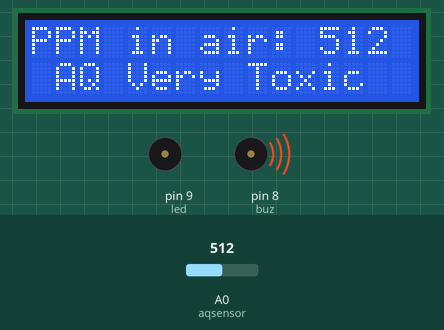
Simulated run of this sketch. Board: Arduino Uno, built with avr-gcc and run on an emulated ATmega328P. Parts: 16×2 character LCD, buzzer (waves = sounding, pin HIGH). Inputs (shaded band) come from the test bench; at power-on: A0 (aqsensor) = 512. What the sketch prints to the serial monitor is not drawn.

Above: at 0.92 s.
1.3 s: A0 (aqsensor) set to 340
At 2.7 s:
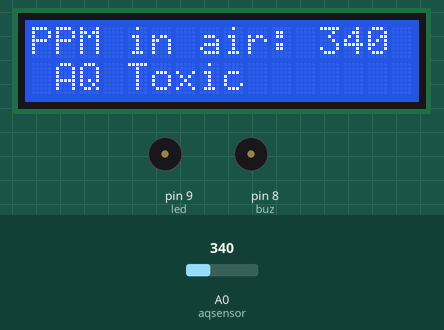
3.0 s: A0 (aqsensor) set to 290
At 4.3 s:
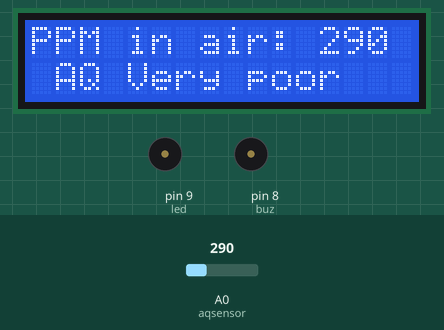
4.6 s: A0 (aqsensor) set to 215
At 4.9 s:
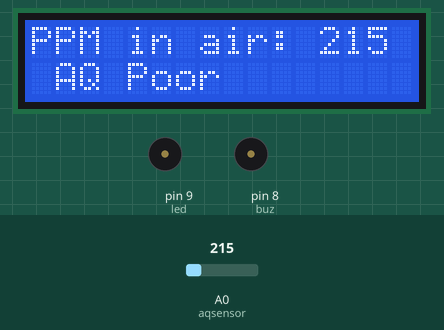
6.1 s: A0 (aqsensor) set to 171
At 6.6 s:
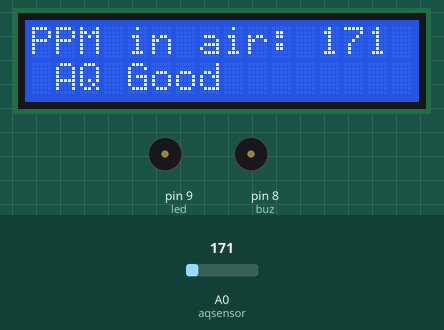
Timing chart, 0 to 8.6 s (numbered marks = the images above; inputs shaded):
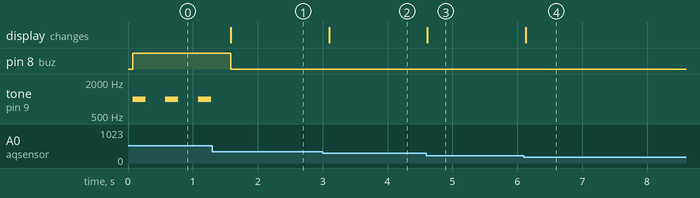

Measured:
- after the input at 1.3 s, pin 8 (buz): HIGH → LOW after 0.29 s; tone on pin 9 (led): stops changing and stays silent; the display: changes after 0.29 s (image 1)
- after the input at 3.0 s, the display: changes after 0.10 s (image 2)
- after the input at 4.6 s, the display: changes at once (image 3)
- after the input at 6.1 s, the display: changes at once (image 4)
- by itself, tone on pin 9 (led): alternates 1000 Hz for 0.20 s and silent for 0.31 s

The sketch:

ArduinoCode.ino
```cpp
#include <LiquidCrystal.h>      //Header file for LCD
const int rs=12, en=11, d4=5, d5=4, d6=3, d7=2; //pins of LCD connected to Arduino
LiquidCrystal lcd(rs,en,d4,d5,d6,d7); //lcd function from LiquidCrystal

int buz = 8;  //buzzer connected to pin 8
int led = 9;  //led connected to pin 9

const int aqsensor = A0;  //output of mq135 connected to A0 pin of Arduino
int threshold = 350;      //Threshold level for Air Quality

void setup() {

  pinMode (buz,OUTPUT);     // buzzer is connected as Output from Arduino
  pinMode (led,OUTPUT);     // led is connected as output from Arduino
  pinMode (aqsensor,INPUT); // MQ135 is connected as INPUT to arduino

  Serial.begin (9600);      //begin serial communication with baud rate of 9600

  lcd.clear();              // clear lcd
  lcd.begin (16,2);         // consider 16,2 lcd
}

void loop() {

  int ppm = analogRead(aqsensor); //read MQ135 analog outputs at A0 and store it in ppm

  String quality = "";
  if (ppm < 181)
    quality = "Good        ";
  else if(ppm < 225)
    quality = "Poor        ";
  else if(ppm < 300)
    quality = "Very poor   ";
  else if(ppm < 350)
    quality = "Toxic       ";
  else
    quality = "Very Toxic  ";

  Serial.print("PPM in air: ");  //print message in serail monitor
  Serial.println(ppm);            //print value of ppm in serial monitor

  lcd.setCursor(0,0);             // set cursor of lcd to 1st row and 1st column
  lcd.print("PPM in air: ");      // print message on lcd
  lcd.print(ppm);                 // print value of MQ135

  lcd.setCursor(1, 1);
  lcd.print("AQ " + quality);
  Serial.println("AQ " + quality);
  if (ppm > threshold)            // check is ppm is greater than threshold or not
    {
      tone(led,1000,200);         //blink led with turn on time 1000mS, turn off time 200mS
      digitalWrite(buz,HIGH);     //Turn ON Buzzer
    }
  else
    {
      digitalWrite(led,LOW);   //jump here if ppm is not greater than threshold and turn off LED
      digitalWrite(buz,LOW);   //Turn off Buzzer
    }
  delay (500);
}
```
